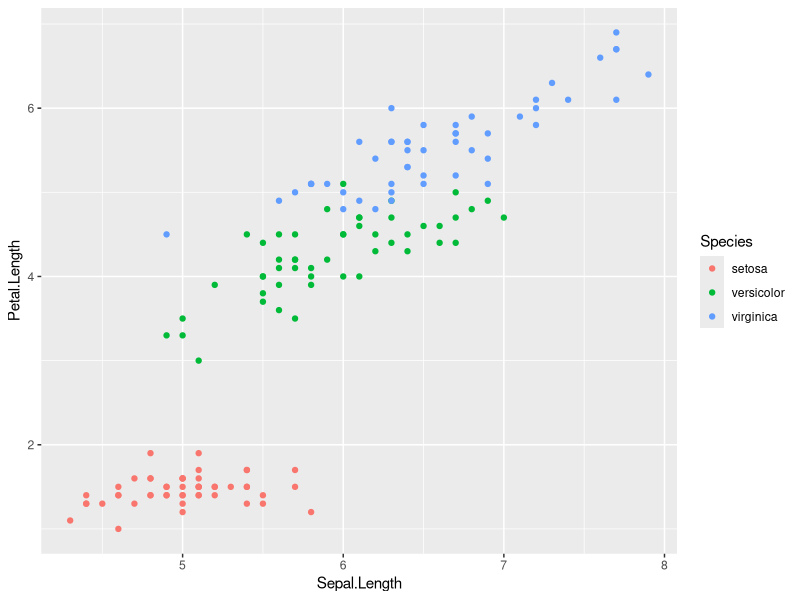
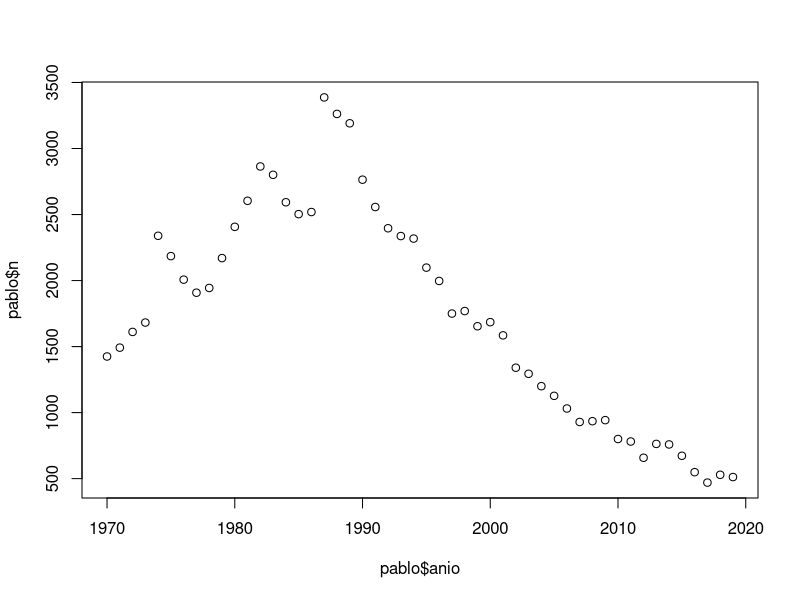
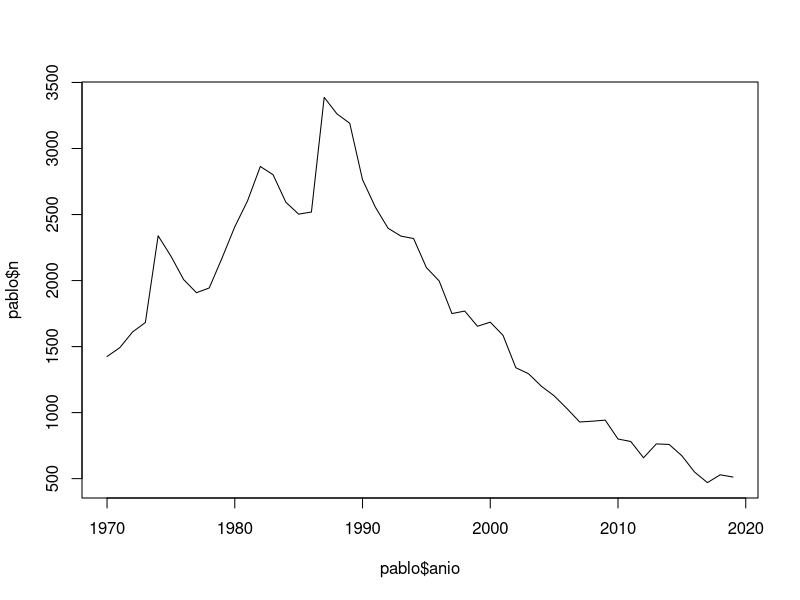
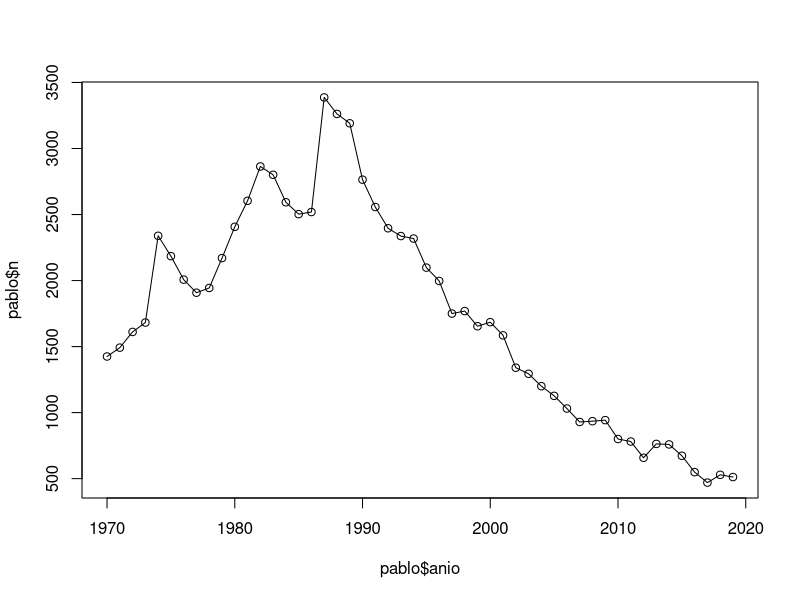
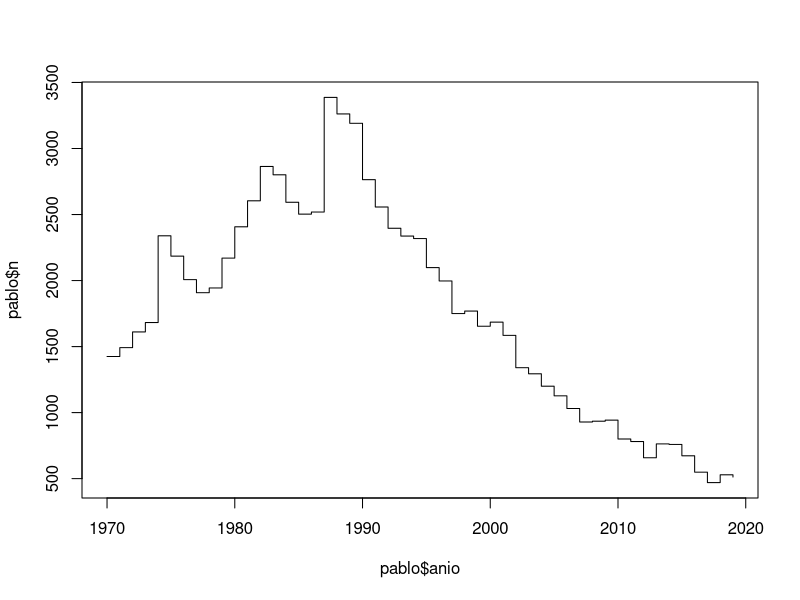
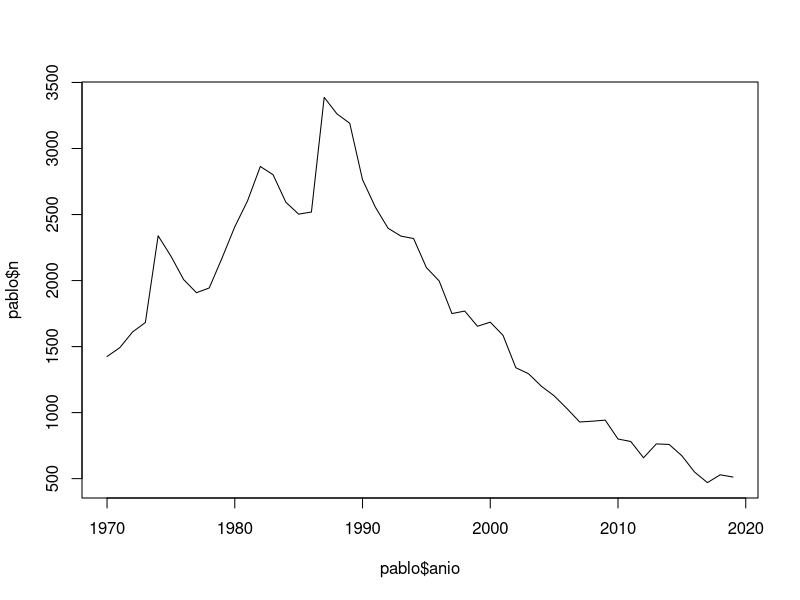
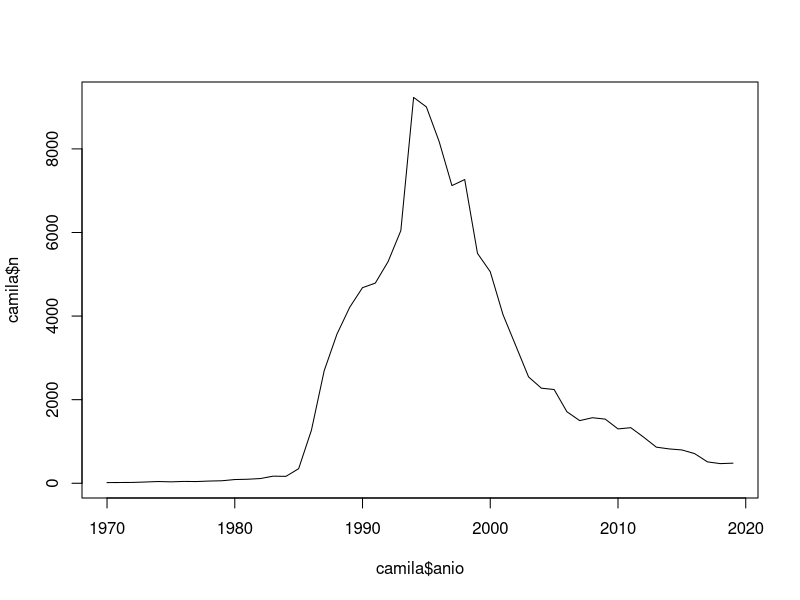
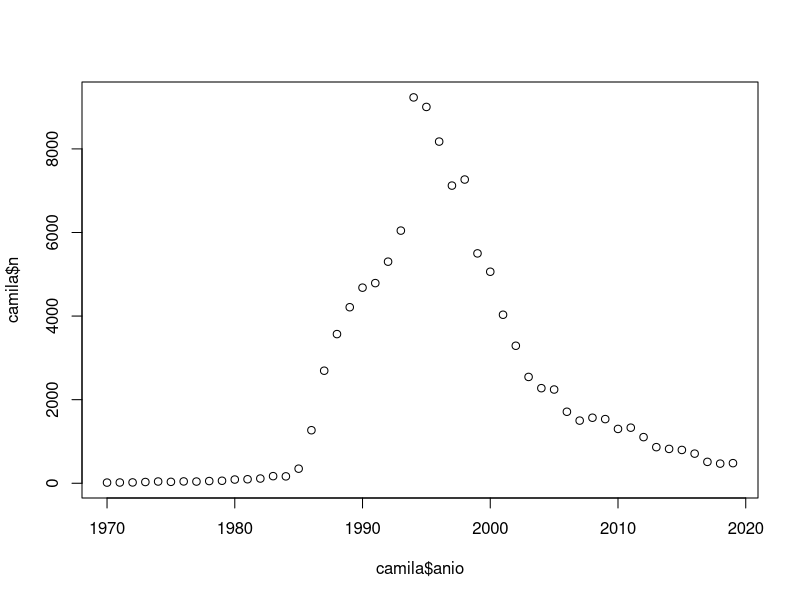

Write R code to recreate these figures, in order.
#### clase 3 script ####

## repaso ####
# vectores

polera <- c(254,203,182,50)
polera

mean(polera)     #media
var(polera)      #varianza    
sum(polera)      #suma
sd(polera)       #sd

varianza_polera <- var(polera)
varianza_polera
sd <- sqrt(varianza_polera)
sd

sqrt(polera)
polera*2

#data frame 
mes <- c("Enero", "febrero", "marzo", "abril")
mes

df <- data.frame(mes, polera)
df

View(df)

#para guardar
write.csv(df,"datos_poleras.csv")

# paquetes ####
search()  #indica los paquetes activos
# se pueden descargar de github o CRAn

# instalar 

install.packages("ggplot2")
# install.packages("readr") via tool

# para activar paquetes

library(ggplot2)

# grafico
ggplot(data=iris, aes(Sepal.Length, Petal.Length, color=Species))+ geom_point()

# sirve para ingenieria de datos
install.packages("dplyr")

library(dplyr)

#
install.packages("tidyverse")
library(tidyverse)

# generacion de objetos ####

# generar vector de secuencia
b <- c(1:20)
b
b2 <- 1:20
b2

# se pueden crear secuencias de numeros con la funcion seq
seq(0,100)
seq(0,100,5)        #3er argumento indica de cuanto en cuanto va
seq(0,100,20)
e <- seq(from= 0, to= 100, by= 5)   #forma alternativa es flexible en orden
e

# repeticiones
rep(1,100)
f <- rep(1:5,100)  #repite 100 veces de 1 a 5
f

rep(1:5, times=100)  #repite 100 veces de 1 a 5. es lo  q usa x defecto anteriormente
rep(1:5, each=100)  #repite 100 veces de forma ordenada (100 de 1, 100 de 2, etc)

# otros objetos
LETTERS
month.name

#aplicando
letrasrepetidas <- rep(LETTERS,100)
letrasrepetidas

#### manipulación de objetos ####

x <- 3:15
x

x[1]     #indica el elemento que está en la posicion [y]  y=numero. es un vector de posicion
x[3]
x[-3]     # excluye valor indicado
x[2:10]   #hace una secuencia con los valores indicados

pablo <-x[5]
pablo

#Largo del vector
dim(x)    #indica mas util para DF
length(x) #indica largo del vector

# manipulacion de vectores de una condicion logica
x <- 4
drop(x)
x
inst <- x>4
inst
x[inst]

x[x<4]
x[x==4]
x[x>5 & x<10]

# identificar missing
m <-c(1,NA,5,6,NA,7)
m
is.na(m)
m[!is.na(m)] #indica los que no son missing

# ordenar los datos de un vector

order(x)
t <- c(8,5,4,7,9)
t
order(t)

posiciones <- order(t)
posiciones
tordenado <- t[posiciones]
tordenado

tordenado2 <- order(t)
tordenado2



a<- c(8,5,4,7,9)
a
order(a)

posiciones1 <- order(a)
posiciones1
tordenado1 <- a[posiciones]  #posiciones ordena el vector
tordenado1

tordenado21 <- order(a)
tordenado21


#### Manipulacion Data Frame

df[2,2]    # muestra lo que esta en fila y columna del vector
df[1,2]
df[,1]     # muestra todo lo que está en la columna

names(df)
df[,"mes"] # hace lo mismo que anterior
df[,"polera"]

df[2,]  # muestra todo lo que está en la fila

#### Funcion subset  ####

subset(df, subset=polera >200)  #crea un subconjunto del DF
subset(df, subset=polera >200, select=mes) #subset filtra fila y select columna

#### importar datos ####

# forma sencilla usando menus de rstudio

# File <- importar data set - from excel

install.packages("readxl")

library(readxl)
nombres <- read_excel("nombres.xlsx")
View(nombres)  # abre ventana como excel
head(nombres)  #muestra primeros 10 registros
tail(nombres) # muestra los ultimos registros
dim(nombres)   # indca total de variables y observaciones
names(nombres)  # indica nombre de variables
length(nombres$anio)  # indica longitud de variable
nombres[,"anio"]
nombres$anio

nombres[nombres$nombre=="Pablo",]   # busca en el archivo nombre la variable nombre = pablo x ej

View(nombres[nombres$nombre=="Pablo",])
View(nombres[nombres$nombre=="Pablo" & anio==1990,])

View(nombres[nombres$nombre=="Pablo" & nombres$anio==1990,])

pablo <- nombres[nombres$nombre== "Pablo",]
pablo

plot(pablo$anio, pablo$n)
plot(pablo$anio,pablo$n,type= "l")
plot(pablo$anio, pablo$n, type="o")
plot(pablo$anio, pablo$n, type="s")

pablo <- nombres[nombres$nombre == "Pablo",] # Creamos un subconjunto de datos con el nombre Sergio
pablo
plot(pablo$anio,pablo$n,type = "l")



###
nombres[,"anio"]
nombres$anio

nombres[nombres$nombre=="Camila",]   # busca en el archivo nombre la variable nombre = pablo x ej

View(nombres[nombres$nombre=="Camila",])
View(nombres[nombres$nombre=="Camila" & anio==1990,])

View(nombres[nombres$nombre=="Camila" & nombres$anio==1990,])

camila <- nombres[nombres$nombre=="Camila",]
camila


plot(camila$anio,camila$n,type="l")
plot(camila$anio,camila$n)
plot(pablo$anio, pablo$n, type="o")


View(nombres)


###
pablo <- nombres[nombres$nombre == "Pablo",] # Creamos un subconjunto de datos con el nombre Sergio
pablo
plot(pablo$anio,pablo$n,type = "l")


getwd()
